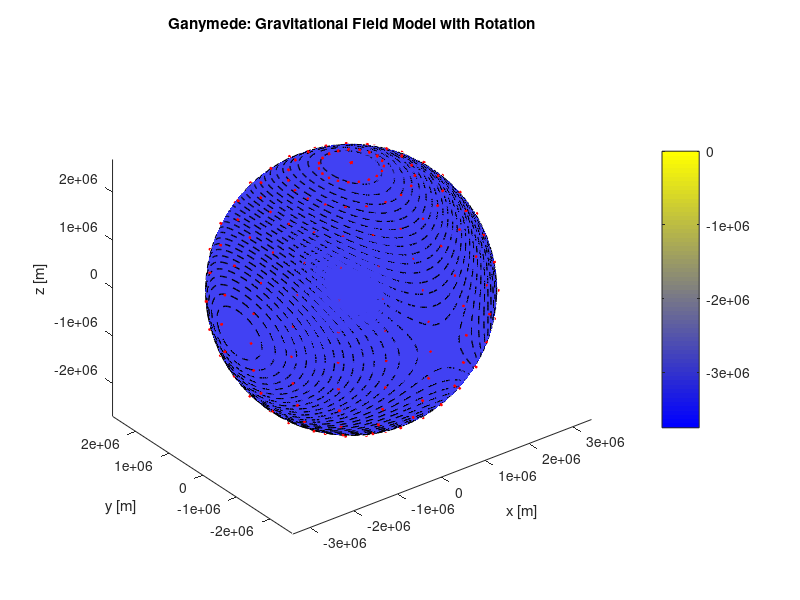

This chart was generated by the following MATLAB code:
function VisualizeEllipsoidPotential
clc, clear, close all

%% Physical parameters
m = 1481.90e20;         % Mass of Ganymede (kg)
a = 2634.40e3;          % Semi-axis along x (m)
b = 2634.10e3;          % Semi-axis along y (m)
c = 2633.80e3;          % Semi-axis along z (m)
G = 6.673e-11;          % Gravitational constant (m³/kg/s²)
omega = 1.016e-5;       % Angular velocity of Ganymede (rad/s)

%% Angular grid
theta_ = linspace(-pi/2, pi/2, 150);
phi_   = linspace(0, 2*pi, 150);
[theta, phi] = meshgrid(theta_, phi_);

%% Convert to Cartesian coordinates on ellipsoid
[x, y, z, r] = get_xyzr(theta, phi, a, b, c);

%% Calculate potentials
% Gravitational potential (quadrupole approximation)
Phi_grav = -G*m./r .* (1 + ((2*a^2-b^2-c^2)*x.^2 + (2*b^2-a^2-c^2)*y.^2 + (2*c^2-a^2-b^2)*z.^2) / 10 ./r.^4);

% Centrifugal potential
Phi_centrifugal = -0.5 * omega^2 * (x.^2 + y.^2);

% Effective potential
Phi_eff = Phi_grav + Phi_centrifugal;

%% Contour lines for gravitational potential
C = contourc(theta_, phi_, Phi_grav, 30);

%% Plotting
pos = 1;
N = size(C,2);

figure('Color','w')
hold on
axis equal
view(3)

% Gray ellipsoid base
surf(x, y, z, ones(size(z)), 'EdgeColor', 'none', 'FaceColor', [0.7 0.7 0.7], 'FaceAlpha', 0.3)

% Effective potential colored surface
scale_factor = 1.002;
surf(scale_factor*x, scale_factor*y, scale_factor*z, Phi_eff, 'EdgeColor', 'none', 'FaceAlpha', 0.7)

% Blue to yellow colormap
colormap([linspace(0,1,64)', linspace(0,1,64)', linspace(1,0,64)'])
colorbar
title('Ganymede: Gravitational Field Model with Rotation')
xlabel('x [m]'); ylabel('y [m]'); zlabel('z [m]');

%% Draw dashed contour lines
while true
  n = C(2, pos);
  theta = C(1, pos+1 : pos+n);
  phi   = C(2, pos+1 : pos+n);
  [x, y, z, r] = get_xyzr(theta, phi, a, b, c);
  plot3(x, y, z, 'k--', 'LineWidth', 1)
  pos = pos + n + 1;
  if pos > N
    break
  end
end

%% Add gravitational force arrows
theta_arrow = linspace(-pi/2, pi/2, 15);
phi_arrow = linspace(0, 2*pi, 20);
[theta_a, phi_a] = meshgrid(theta_arrow, phi_arrow);
[x_a, y_a, z_a, r_a] = get_xyzr(theta_a, phi_a, a, b, c);

% Gravitational force direction (centripetal, pointing toward center)
arrow_scale = max(a,max(b,c)) * 0.05;
base_offset = 1.02;

for i = 1:numel(x_a)
    x_base = x_a(i) * base_offset;
    y_base = y_a(i) * base_offset;
    z_base = z_a(i) * base_offset;
    
    quiver3(x_base, y_base, z_base, ...
            x_a(i) - x_base, y_a(i) - y_base, z_a(i) - z_base, ...
            0, 'r', 'LineWidth', 1.5, 'MaxHeadSize', 0.5);
end

%% Helper function
function [x, y, z, r] = get_xyzr(theta, phi, a, b, c)

r = sqrt(1./(cos(theta).^2 .* cos(phi).^2/a^2+cos(theta).^2 .* sin(phi).^2/b^2+sin(theta).^2/c^2));
x = r.*cos(theta).*cos(phi); 
y = r.*cos(theta).*sin(phi); 
z = r.*sin(theta);